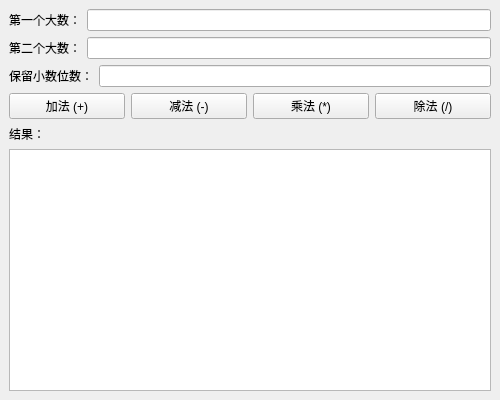
<?xml version="1.0" encoding="UTF-8"?>
<ui version="4.0">
 <class>mainWindow</class>
 <widget class="QMainWindow" name="mainWindow">
  <property name="geometry">
   <rect>
    <x>0</x>
    <y>0</y>
    <width>500</width>
    <height>400</height>
   </rect>
  </property>
  <property name="windowTitle">
   <string>MainWindow</string>
  </property>
  <widget class="QWidget" name="centralWidget">
   <layout class="QVBoxLayout" name="verticalLayout">
    <item>
     <layout class="QHBoxLayout" name="horizontalLayout">
      <item>
       <widget class="QLabel" name="num1Label">
        <property name="text">
         <string>第一个大数：</string>
        </property>
       </widget>
      </item>
      <item>
       <widget class="QLineEdit" name="num1Edit"/>
      </item>
     </layout>
    </item>
    <item>
     <layout class="QHBoxLayout" name="horizontalLayout_2">
      <item>
       <widget class="QLabel" name="num2Label">
        <property name="text">
         <string>第二个大数：</string>
        </property>
       </widget>
      </item>
      <item>
       <widget class="QLineEdit" name="num2Edit"/>
      </item>
     </layout>
    </item>
    <item>
     <layout class="QHBoxLayout" name="horizontalLayout_3">
      <item>
       <widget class="QLabel" name="decimalLabel">
        <property name="text">
         <string>保留小数位数：</string>
        </property>
       </widget>
      </item>
      <item>
       <widget class="QLineEdit" name="decimalPlacesEdit"/>
      </item>
     </layout>
    </item>
    <item>
     <layout class="QHBoxLayout" name="horizontalLayout_4">
      <item>
       <widget class="QPushButton" name="addButton">
        <property name="text">
         <string>加法 (+)</string>
        </property>
       </widget>
      </item>
      <item>
       <widget class="QPushButton" name="subButton">
        <property name="text">
         <string>减法 (-)</string>
        </property>
       </widget>
      </item>
      <item>
       <widget class="QPushButton" name="mulButton">
        <property name="text">
         <string>乘法 (*)</string>
        </property>
       </widget>
      </item>
      <item>
       <widget class="QPushButton" name="divButton">
        <property name="text">
         <string>除法 (/)</string>
        </property>
       </widget>
      </item>
     </layout>
    </item>
    <item>
     <widget class="QLabel" name="resultLabel">
      <property name="text">
       <string>结果：</string>
      </property>
     </widget>
    </item>
    <item>
     <widget class="QTextEdit" name="resultEdit">
      <property name="readOnly">
       <bool>true</bool>
      </property>
     </widget>
    </item>
   </layout>
  </widget>
 </widget>
 <resources/>
 <connections/>
</ui>
